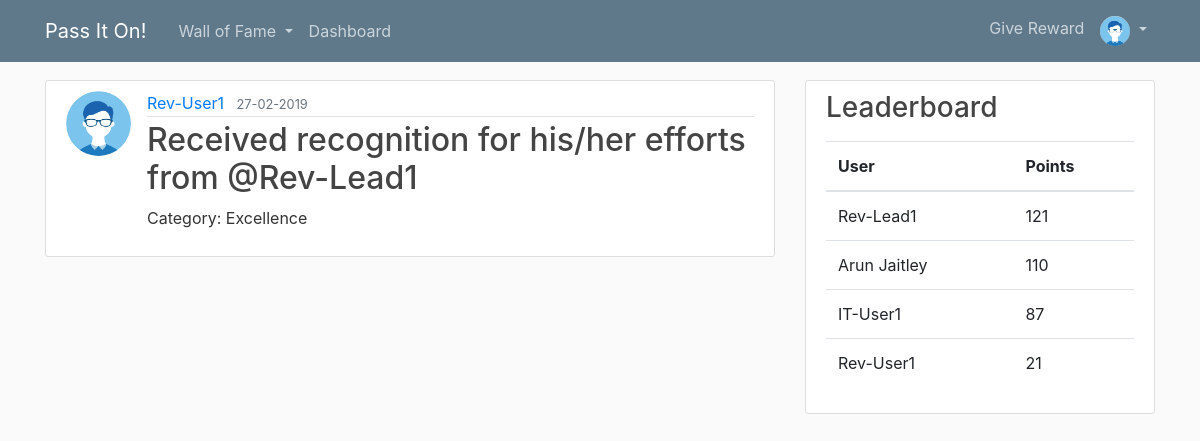
The app's page /post/2 (signed in) with its own data.
### flaskblog/models.py (models this page shows, shortened)
class User(db.Model, UserMixin):
    id = db.Column(db.Integer, primary_key=True)
    username = db.Column(db.String(20), unique=True, nullable=False)
    designation = db.Column(db.String(15), nullable=False)
    team = db.Column(db.String(15), nullable=False)
    email = db.Column(db.String(120), unique=True, nullable=False)
    image_file = db.Column(db.String(20), nullable=False, default='default.jpg')
    password = db.Column(db.String(60), nullable=False)
    balance = db.Column(db.Integer, nullable=False, default=0)
    earned = db.Column(db.Integer, nullable=False, default=0)
    posts = db.relationship('Post', backref='author', lazy=True)
    rewards = db.relationship('Reward', backref='giver', lazy=True)

class Post(db.Model):
    id = db.Column(db.Integer, primary_key=True)
    title = db.Column(db.String(100), nullable=False)
    from_user = db.Column(db.String(100), nullable=False)
    date_posted = db.Column(db.DateTime, nullable=False, default=datetime.utcnow )
    content = db.Column(db.Text, nullable=False)
    user_id = db.Column(db.Integer, db.ForeignKey('user.id'), nullable=False)

### flaskblog/posts/routes.py (the view)
@posts.route('/post/<int:post_id>' , methods =['GET', 'POST'])
def post(post_id):
    post = Post.query.get_or_404(post_id)
    counts = User.query.order_by(desc(User.earned)).limit(5)
    return render_template('post.html', title=post.title, post=post, counts=counts)

### flaskblog/models.py (called while the page is built)
@login_manager.user_loader
def load_user(user_id):
    return User.query.get(int(user_id))

### flaskblog/templates/post.html (shortened to what this page needs)
{% extends 'layout.html' %}
{% block content %}
        <article class="media content-section">
          <img class="rounded-circle article-img" src="{{ url_for('static', filename='profile_pics/' + post.author.image_file) }}">
          <div class="media-body">
            <div class="article-metadata">
              <a class="mr-2" href="{{ url_for('users.user_posts', username=post.author.username) }}">{{ post.author.username }}</a>
              <small class="text-muted">{{ post.date_posted.strftime('%d-%m-%Y') }}</small>
            </div>
            <h2 class="article-title">{{ post.title }}</h2>
            <p class="article-content">{{ post.content }}</p>
          </div>
        </article>
{% endblock content%}

### flaskblog/templates/layout.html (shortened to what this page needs)
<!DOCTYPE html>
<html>
	<head>
        <link rel="stylesheet" href="https://stackpath.bootstrapcdn.com/bootstrap/4.2.1/css/bootstrap.min.css">
        <link rel="stylesheet" type= "text/css" href="{{ url_for('static', filename='main.css')}}">
	</head>
    	<body>
        	<header class="site-header">
                  <nav class="navbar navbar-expand-md navbar-dark bg-steel fixed-top">
                    <div class="container">
                      <a class="navbar-brand mr-4" href="{{ url_for('main.home_all') }}">Pass It On!</a>
                      <div class="collapse navbar-collapse" id="navbarToggle">
                        <div class="navbar-nav mr-auto">
                          {% if current_user.is_authenticated %}
                            <li class="nav-item dropdown">
                                <a class="nav-link dropdown-toggle" href="#" id="navbarDropdown" role="button" data-toggle="dropdown" aria-haspopup="true" aria-expanded="false">
                                  Wall of Fame
                                </a>
                            </li>
                          {% else %}
                          <a class="nav-item nav-link" href="{{ url_for('main.home') }}">Wall of Fame</a>
                          {% endif %}
                          <a class="nav-item nav-link" href="{{ url_for('rewards.dashboard') }}">Dashboard</a>
                        </div>
                        <div class="navbar-nav">
                          {% if current_user.is_authenticated %}
                              <a class="nav-item nav-link" href="{{ url_for('rewards.search_associate') }}">Give Reward</a>
                              <li class="nav-item dropdown">
                                <a class="nav-link dropdown-toggle" href="#" id="navbarDropdown" role="button" data-toggle="dropdown" aria-haspopup="true" aria-expanded="false">
                                  <img class="rounded-circle article-img-icon" src="{{ url_for('static', filename='profile_pics/' + current_user.image_file) }}">
                                </a>
                            </li>
                          {% else %}
                              <a class="nav-item nav-link" href="{{ url_for('users.login') }}">Login</a>
                              <a class="nav-item nav-link" href="{{ url_for('users.register') }}">Register</a>
                          {% endif %}
                        </div>
                      </div>
                    </div>
                  </nav>
            </header>
        	<main role="main" class="container">
                  <div class="row">
                    <div class="col-md-8">
                      {% block content %}{% endblock %}
                    </div>
                    <div class="col-md-4">
                    {% if counts %}
                      <div class="content-section">
                        <h3>Leaderboard</h3>
                          <table class="table">
                              <thead>
                                <tr>
                                  <th scope="col">User</th>
                                  <th scope="col">Points</th>
                                </tr>
                              </thead>
                              <tbody>
                                   {% for count in counts %}
                                   {% if count.earned > 0 %}
                                    <tr>
                                        <td>{{ count.username }}</td>
                                        <td>{{ count.earned }}</td>
                                    </tr>
                                    {% endif %}
                                  {% endfor %}
                              </tbody>
                         </table>
                      </div>
                      {% endif%}
                    </div>
                  </div>
            </main>
	</body>
</html>

### flaskblog/static/main.css (style rules this page uses)
body { background: #fafafa; color: #333333; margin-top: 5rem; }
h1, h2, h3, h4, h5, h6 { color: #444444; }
.bg-steel { background-color: #5f788a; }
.site-header .navbar-nav .nav-link { color: #cbd5db; }
.content-section { background: #ffffff; padding: 10px 20px; border: 1px solid #dddddd; border-radius: 3px; margin-bottom: 20px; }
.article-title { color: #444444; }
.article-content { white-space: pre-line; }
.article-img { height: 65px; width: 65px; margin-right: 16px; }
.article-img-icon { height: 30px; width: 30px; margin:0px; }
.article-metadata { padding-bottom: 1px; margin-bottom: 4px; border-bottom: 1px solid #e3e3e3 }

### records on screen
User: image_file (placeholder picture)
User: image_file (placeholder picture), author.username "Rev-User1", username "Rev-User1", earned "21"
Post: date_posted "27-02-2019", title "Received recognition for his/her efforts from @Rev-Lead1", content "Category: Excellence"
User: username "Rev-Lead1", earned "121"
User: username "Arun Jaitley", earned "110"
User: username "IT-User1", earned "87"
